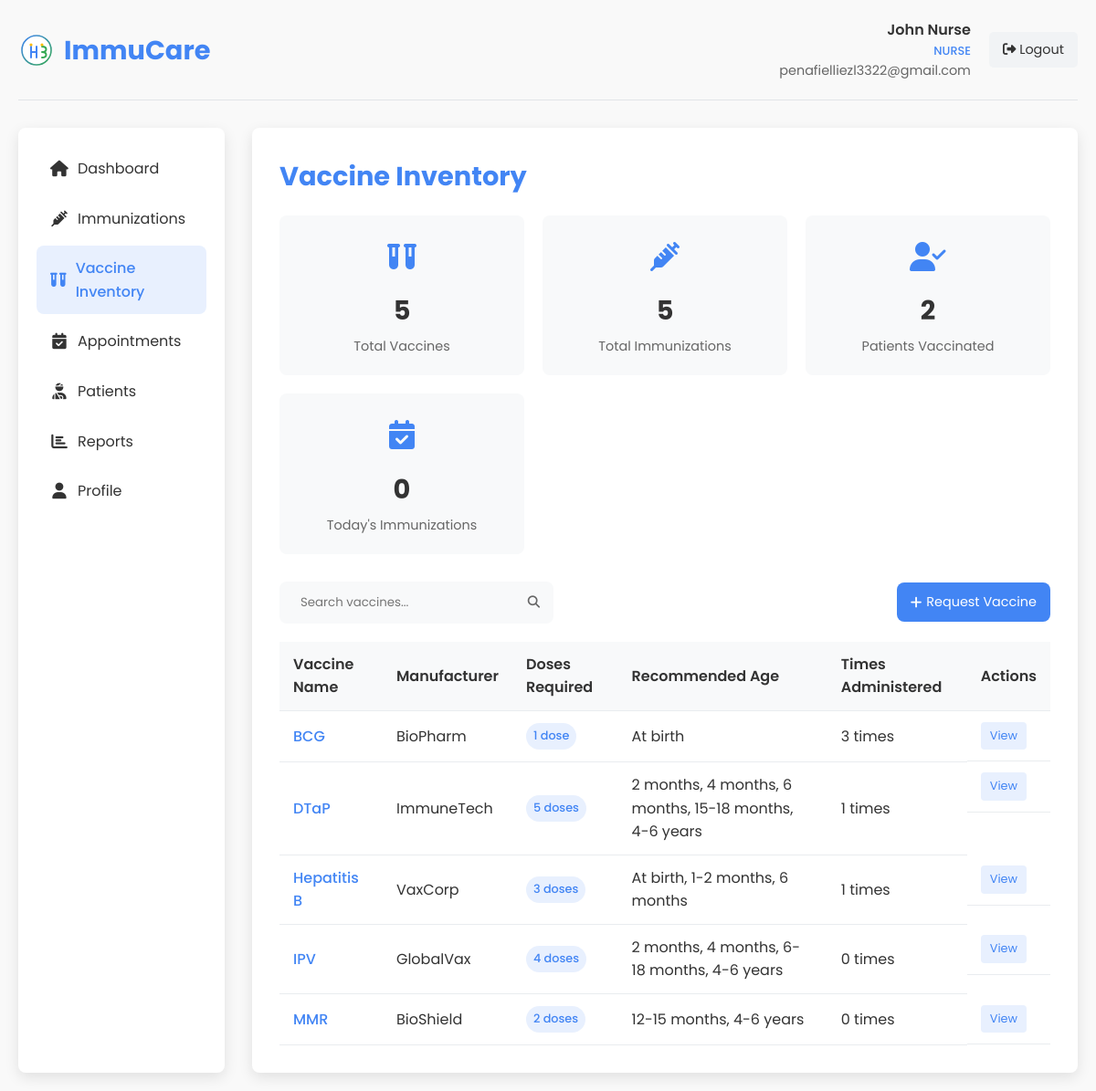
Screenshot of /nurse_vaccine_inventory.php (signed in) with the database file from the repository.
### tables this page shows
CREATE TABLE `vaccines` (
  `id` int(11) NOT NULL,
  `name` varchar(100) NOT NULL,
  `manufacturer` varchar(100) DEFAULT NULL,
  `description` text DEFAULT NULL,
  `recommended_age` varchar(100) DEFAULT NULL,
  `doses_required` int(11) DEFAULT 1,
  `days_between_doses` int(11) DEFAULT NULL,
  `is_active` tinyint(1) DEFAULT 1,
  `created_at` datetime NOT NULL,
  `updated_at` timestamp NOT NULL DEFAULT current_timestamp() ON UPDATE current_timestamp()
);

### nurse_vaccine_inventory.php (the view, shortened to what this page needs)
<?php
$user_name = $_SESSION['user_name'];
$user_email = $_SESSION['user_email'];
$conn = new mysqli(DB_HOST, DB_USER, DB_PASS, DB_NAME);
$search = isset($_GET['search']) ? $_GET['search'] : '';
$search_condition = '';
$page = isset($_GET['page']) ? (int)$_GET['page'] : 1;
$records_per_page = 10;
$offset = ($page - 1) * $records_per_page;
$stmt = $conn->prepare("SELECT COUNT(*) as count FROM vaccines" . $search_condition);
$stmt->execute();
$result = $stmt->get_result();
$total_vaccines = $result->fetch_assoc()['count'];
$stmt = $conn->prepare("SELECT COUNT(*) as count FROM immunizations");
$stmt->execute();
$result = $stmt->get_result();
$total_immunizations = $result->fetch_assoc()['count'];
$stmt = $conn->prepare("SELECT COUNT(DISTINCT patient_id) as count FROM immunizations WHERE patient_id > 0");
$stmt->execute();
$result = $stmt->get_result();
$total_patients_vaccinated = $result->fetch_assoc()['count'];
$stmt = $conn->prepare("SELECT COUNT(*) as count FROM immunizations WHERE DATE(administered_date) = CURDATE()");
$stmt->execute();
$result = $stmt->get_result();
$todays_immunizations = $result->fetch_assoc()['count'];
$query = "SELECT * FROM vaccines $search_condition ORDER BY name ASC LIMIT $offset, $records_per_page";
$vaccines = $conn->query($query);
$immunization_counts = array();
$vaccine_ids = array();
while ($vaccine = $vaccines->fetch_assoc()) {
    $vaccine_ids[] = $vaccine['id'];
}
$vaccines->data_seek(0);
if (!empty($vaccine_ids)) {
    $ids_string = implode(',', $vaccine_ids);
    $query = "SELECT vaccine_id, COUNT(*) as count
              FROM immunizations
              WHERE vaccine_id IN ($ids_string)
              GROUP BY vaccine_id";
    $counts_result = $conn->query($query);
    while ($row = $counts_result->fetch_assoc()) {
        $immunization_counts[$row['vaccine_id']] = $row['count'];
    }
}
?>
<!DOCTYPE html>
<html lang="en">
<head>
    <link rel="stylesheet" href="styles.css">
    <link rel="stylesheet" href="https://cdnjs.cloudflare.com/ajax/libs/font-awesome/6.4.0/css/all.min.css">
</head>
<body>
    <div class="dashboard-container">
        <div class="dashboard-header">
            <div class="dashboard-logo">
                <img src="images/logo.svg" alt="ImmuCare Logo">
                <h1>ImmuCare</h1>
            </div>
            <div class="user-menu">
                <div class="user-info">
                    <div class="user-name"><?php echo htmlspecialchars($user_name); ?></div>
                    <div class="user-role">Nurse</div>
                    <div class="user-email"><?php echo htmlspecialchars($user_email); ?></div>
                </div>
                <a href="?logout=1" class="logout-btn">
                    <i class="fas fa-sign-out-alt"></i> Logout
                </a>
            </div>
        </div>
        <div class="dashboard-content">
            <div class="sidebar">
                <ul class="sidebar-menu">
                    <li><a href="nurse_dashboard.php"><i class="fas fa-home"></i> Dashboard</a></li>
                    <li><a href="nurse_immunizations.php"><i class="fas fa-syringe"></i> Immunizations</a></li>
                    <li><a href="nurse_vaccine_inventory.php" class="active"><i class="fas fa-vials"></i> Vaccine Inventory</a></li>
                    <li><a href="nurse_appointments.php"><i class="fas fa-calendar-check"></i> Appointments</a></li>
                    <li><a href="nurse_patients.php"><i class="fas fa-user-injured"></i> Patients</a></li>
                    <li><a href="nurse_reports.php"><i class="fas fa-chart-bar"></i> Reports</a></li>
                    <li><a href="nurse_profile.php"><i class="fas fa-user"></i> Profile</a></li>
                </ul>
            </div>
            <div class="main-content">
                <h2 class="page-title">Vaccine Inventory</h2>
                <div class="inventory-stats">
                    <div class="stat-card">
                        <div class="stat-icon">
                            <i class="fas fa-vials"></i>
                        </div>
                        <div class="stat-value"><?php echo $total_vaccines; ?></div>
                        <div class="stat-label">Total Vaccines</div>
                    </div>
                    <div class="stat-card">
                        <div class="stat-icon">
                            <i class="fas fa-syringe"></i>
                        </div>
                        <div class="stat-value"><?php echo $total_immunizations; ?></div>
                        <div class="stat-label">Total Immunizations</div>
                    </div>
                    <div class="stat-card">
                        <div class="stat-icon">
                            <i class="fas fa-user-check"></i>
                        </div>
                        <div class="stat-value"><?php echo $total_patients_vaccinated; ?></div>
                        <div class="stat-label">Patients Vaccinated</div>
                    </div>
                    <div class="stat-card">
                        <div class="stat-icon">
                            <i class="fas fa-calendar-check"></i>
                        </div>
                        <div class="stat-value"><?php echo $todays_immunizations; ?></div>
                        <div class="stat-label">Today's Immunizations</div>
                    </div>
                </div>
                <div class="action-bar">
                    <form class="search-form" action="" method="GET">
                        <input type="text" name="search" placeholder="Search vaccines..." value="<?php echo htmlspecialchars($search); ?>">
                        <button type="submit"><i class="fas fa-search"></i></button>
                    </form>
                    <a href="#" class="add-btn" onclick="openRequestModal()">
                        <i class="fas fa-plus"></i> Request Vaccine
                    </a>
                </div>
                <table class="vaccine-table">
                    <thead>
                        <tr>
                            <th>Vaccine Name</th>
                            <th>Manufacturer</th>
                            <th>Doses Required</th>
                            <th>Recommended Age</th>
                            <th>Times Administered</th>
                            <th>Actions</th>
                        </tr>
                    </thead>
                    <tbody>
                        <?php if ($vaccines->num_rows > 0): ?>
                            <?php while ($vaccine = $vaccines->fetch_assoc()): ?>
                                <tr>
                                    <td class="vaccine-name">
                                        <?php echo htmlspecialchars($vaccine['name']); ?>
                                    </td>
                                    <td>
                                        <?php echo htmlspecialchars($vaccine['manufacturer']); ?>
                                    </td>
                                    <td>
                                        <span class="doses-badge"><?php echo $vaccine['doses_required']; ?> dose<?php echo $vaccine['doses_required'] > 1 ? 's' : ''; ?></span>
                                    </td>
                                    <td>
                                        <?php echo htmlspecialchars($vaccine['recommended_age']); ?>
                                    </td>
                                    <td>
                                        <?php echo isset($immunization_counts[$vaccine['id']]) ? $immunization_counts[$vaccine['id']] : 0; ?> times
                                    </td>
                                    <td class="action-buttons">
                                        <a href="#" class="view-btn" onclick="openViewModal(<?php echo $vaccine['id']; ?>)">View</a>
                                    </td>
                                </tr>
                            <?php endwhile; ?>
                        <?php else: ?>
                            <tr>
                                <td colspan="6" style="text-align: center;">No vaccines found.</td>
                            </tr>
                        <?php endif; ?>
                    </tbody>
                </table>
            </div>
        </div>
    </div>
</body>
</html>

### styles.css (style rules this page uses)
:root { --primary-color: #4285f4; --secondary-color: #34a853; --accent-color: #fbbc05; --text-color: #333; --light-text: #666; --bg-light: #f9f9f9; --bg-white: #ffffff; --shadow: 0 5px 15px rgba(0, 0, 0, 0.1); --border-radius: 8px; --transition: all 0.3s ease; }
* { margin: 0; padding: 0; box-sizing: border-box; }
html { scroll-behavior: smooth; }
body { font-family: 'Poppins', sans-serif; line-height: 1.6; color: var(--text-color); background-color: var(--bg-light); }
a { text-decoration: none; color: inherit; }
ul { list-style: none; }
img { max-width: 100%; height: auto; }

### rows the page displays
vaccines: name "BCG", manufacturer "BioPharm", doses_required "1", recommended_age "At birth", id "3"
vaccines: name "DTaP", manufacturer "ImmuneTech", doses_required "5", recommended_age "2 months, 4 months, 6 months, 15-18 months, 4-6 years", id "1"
vaccines: name "Hepatitis B", manufacturer "VaxCorp", doses_required "3", recommended_age "At birth, 1-2 months, 6 months", id "1"
vaccines: name "IPV", manufacturer "GlobalVax", doses_required "4", recommended_age "2 months, 4 months, 6-18 months, 4-6 years", shows "0"
vaccines: name "MMR", manufacturer "BioShield", doses_required "2", recommended_age "12-15 months, 4-6 years", shows "0"

### other values shown
$user_name "John Nurse"
$user_email "penafielliezl3322@gmail.com"
$total_vaccines "5"
$total_immunizations "5"
$total_patients_vaccinated "2"
$todays_immunizations "0"
